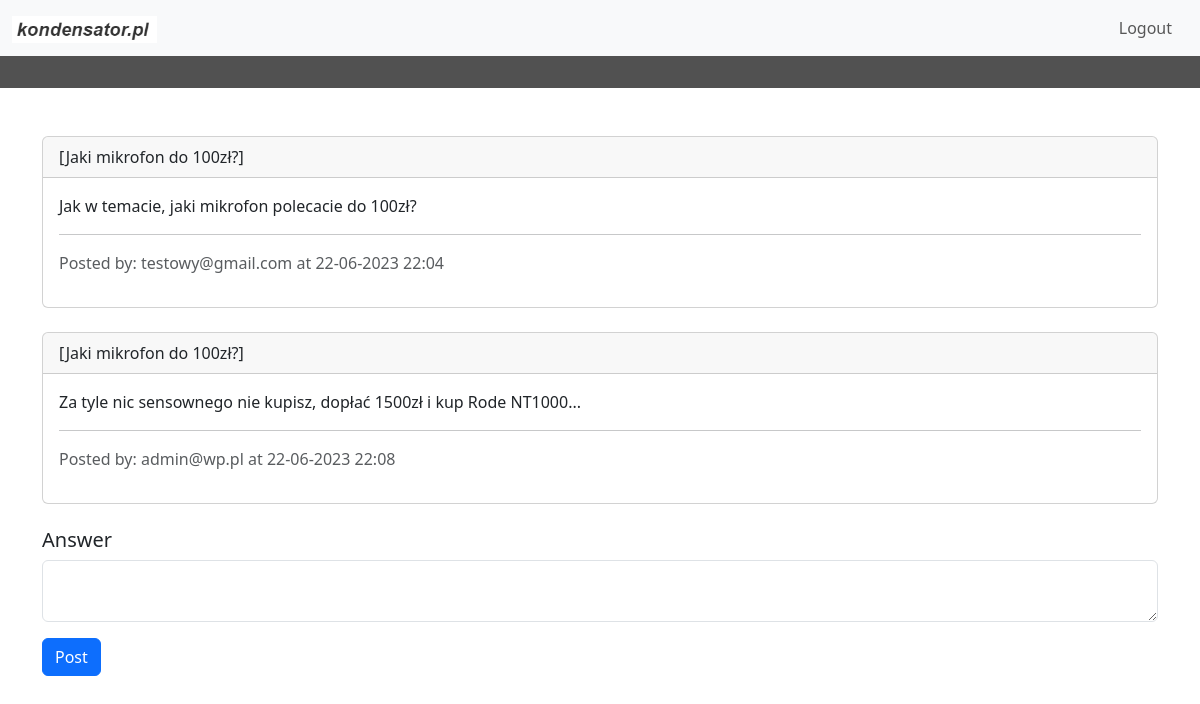
The app's page /thread/1 (signed in) with its own data.
### website/models.py (models this page shows)
class Thread(db.Model):
    id = db.Column(db.Integer, primary_key=True)
    title = db.Column(db.String(255))
    date = db.Column(db.DateTime(timezone=True), default=func.now())
    user_id = db.Column(db.Integer, db.ForeignKey('user.id'))
    topic_id = db.Column(db.Integer, db.ForeignKey('topic.id'))

class Post(db.Model):
    id = db.Column(db.Integer, primary_key=True)
    content = db.Column(db.String(10000))
    date = db.Column(db.DateTime(timezone=True), default=func.now())
    user_id = db.Column(db.Integer, db.ForeignKey('user.id'))
    thread_id = db.Column(db.Integer, db.ForeignKey('thread.id', ondelete='CASCADE'))

class User(db.Model, UserMixin):
    id = db.Column(db.Integer, primary_key=True)
    email = db.Column(db.String(128), unique=True)
    password = db.Column(db.String(150))
    threads = db.relationship('Thread')
    posts = db.relationship('Post')

### website/views.py (the view)
@views.route('/thread/<int:thread_id>', methods=['GET', 'POST'])
@login_required
def thread_view(thread_id):
    thread = Thread.query.get_or_404(thread_id)
    posts = Post.query.filter_by(thread_id=thread_id).all()
    post_list = []
    for post in posts:
        user = User.query.get(post.user_id)
        post_dict = {
            'id': post.id,
            'content': post.content,
            'author_email': user.email,
            'created_at': post.date
        }
        post_list.append(post_dict)
    form = PostForm()
    if form.validate_on_submit():
        new_post = Post(content=form.content.data, user_id=current_user.id, thread_id=thread_id)
        db.session.add(new_post)
        db.session.commit()
        flash('Post created!', category='success')
        return redirect(url_for('views.thread_view', thread_id=thread_id, thread=thread))
    return render_template('thread.html', user=current_user, posts=post_list, form=form, thread=thread)

### website/forms.py
class PostForm(FlaskForm):
    content = TextAreaField('Content', validators=[InputRequired(), Length(max=10000)])
    submit = SubmitField('Post')

### website/templates/thread.html (shortened to what this page needs)
{% extends "base.html" %}
{% block content %}
    <div class="container mt-5">
        {% for post in posts %}
            <div class="card mb-4">
                <div class="card-header">
                    [{{ thread.title }}]
                </div>
                <div class="card-body">
                    <p class="card-text">{{ post.content }}</p>
                    <hr>
                    <p class="text-muted">Posted by: {{ post.author_email }} at {{ post.created_at.strftime('%d-%m-%Y %H:%M') }}</p>
                </div>
            </div>
        {% endfor %}
        <h5>Answer</h5>
        <form method="POST">
            <div class="mb-3">
                {{ form.content(class="form-control") }}
            </div>
            <div class="mb-3">
                {{ form.submit(class="btn btn-primary") }}
            </div>
        </form>
    </div>
{% endblock %}

### records on screen
Thread: title "Jaki mikrofon do 100zł?" "Jaki mikrofon do 100zł?"
Post: content "Jak w temacie, jaki mikrofon polecacie do 100zł?", created_at "22-06-2023 22:04"
User: author_email "testowy@gmail.com"
Post: content "Za tyle nic sensownego nie kupisz, dopłać 1500zł i kup Rode NT1000...", created_at "22-06-2023 22:08"
User: author_email "admin@wp.pl"
